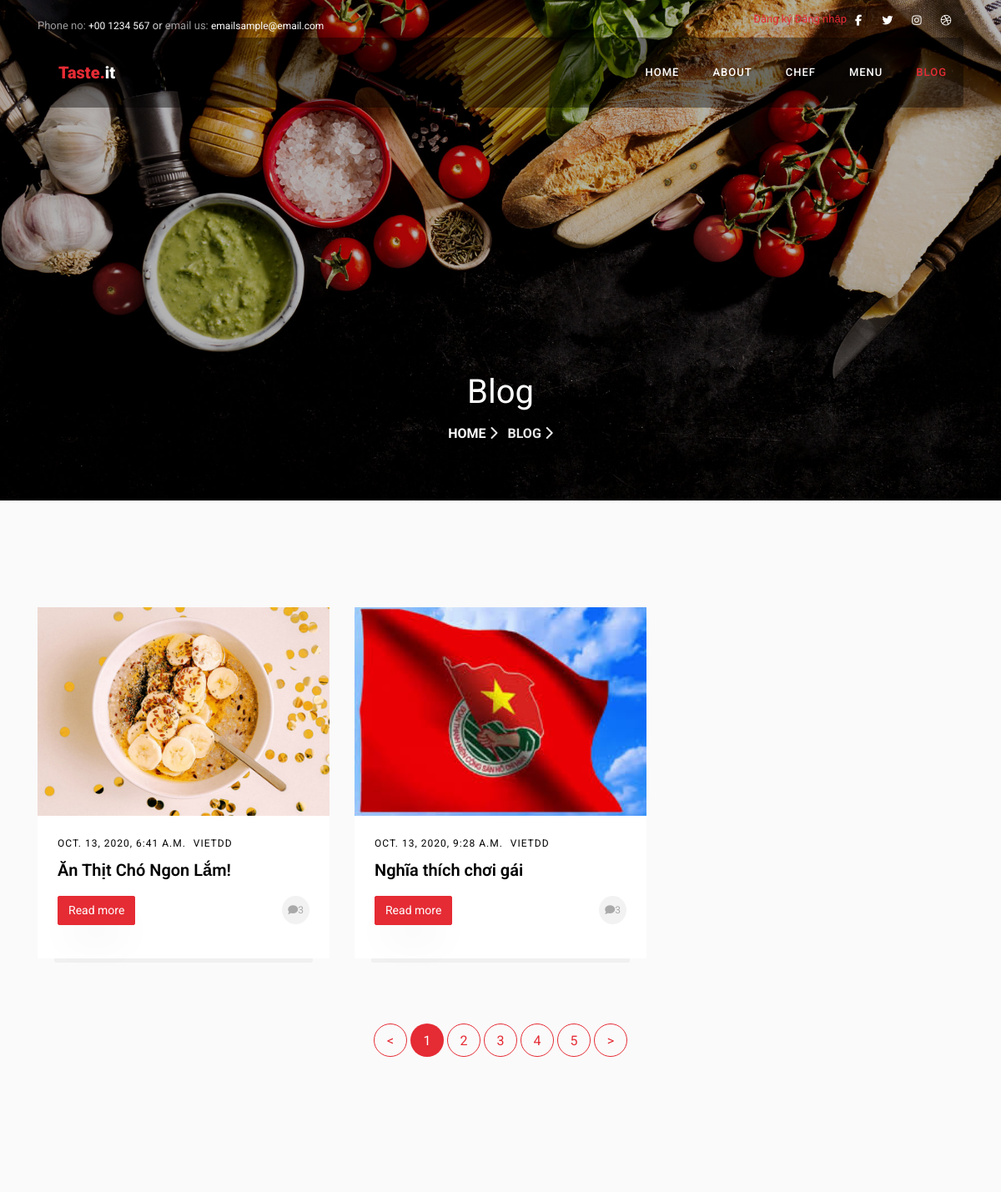
/blog (upper part), run on an earlier commit of the app's database.
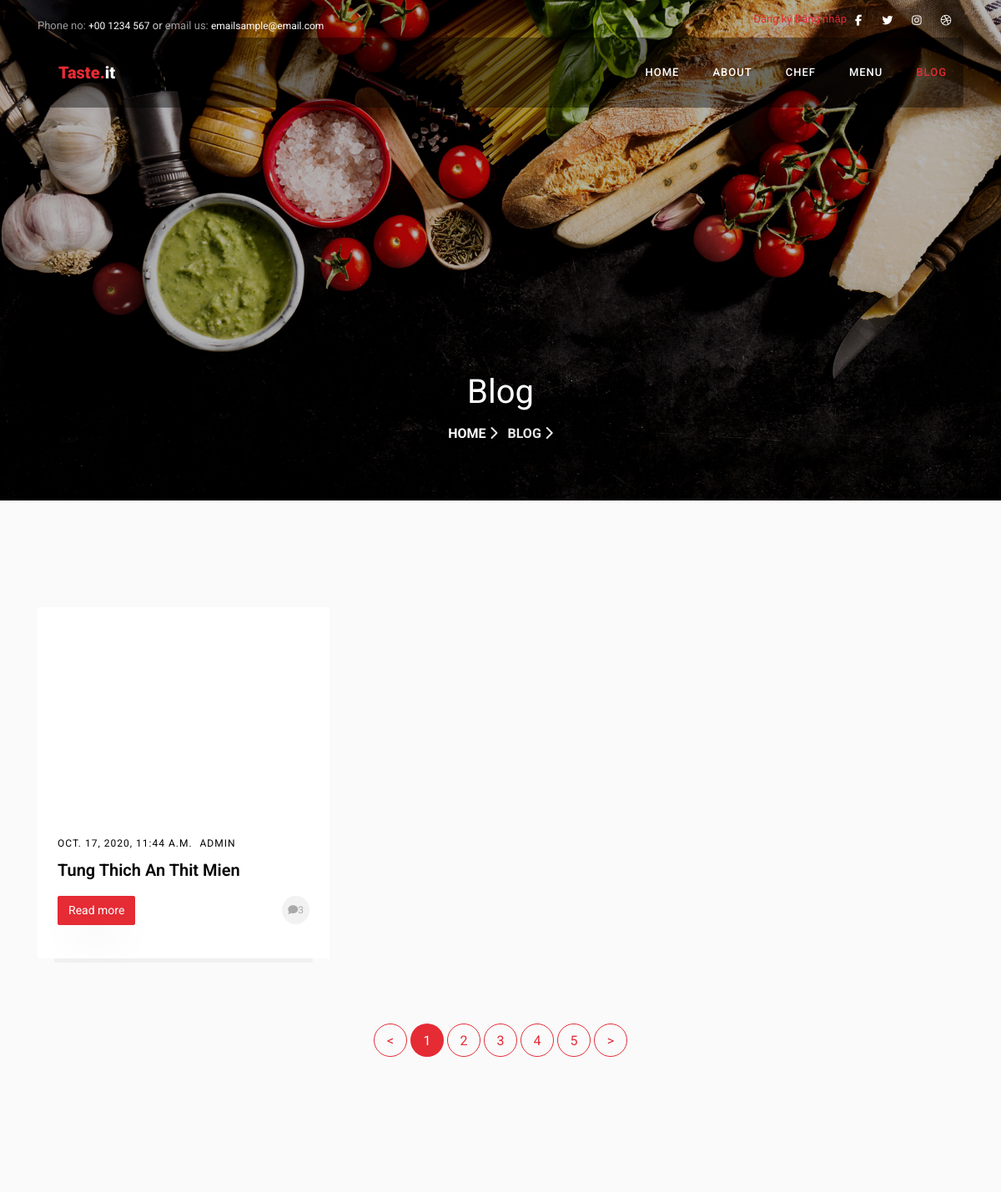
And on a later commit of the database.
### home/models.py (models this page shows)
class Blog(models.Model):
    nameBlog = models.CharField(max_length=100)
    posterBlog = models.ForeignKey(settings.AUTH_USER_MODEL, on_delete=models.CASCADE)
    titleBlog = models.CharField(max_length=100)
    contentBlog = models.TextField()
    avatarBlog = models.ImageField(upload_to='images/blogs/')
    timePost = models.DateTimeField(auto_now_add=True)
    updatedPost = models.DateTimeField(auto_now=True)

### home/views.py (the view)
# urls.py: path('blog', views.blog),
def blog(request):
    DataBlogs = {'Blogs': Blog.objects.all()}
    return render(request, 'pages/blog.html', DataBlogs)

### home/templates/pages/blog.html (shortened to what this page needs)
<!DOCTYPE html>
<html lang="en">
<head>
    {% load static %}
    <link rel="stylesheet" href="https://stackpath.bootstrapcdn.com/font-awesome/4.7.0/css/font-awesome.min.css">
    <link rel="stylesheet" href="{% static 'css/animate.css'%}">
    <link rel="stylesheet" href="{% static 'css/owl.carousel.min.css'%}">
    <link rel="stylesheet" href="{% static 'css/owl.theme.default.min.css'%}">
    <link rel="stylesheet" href="{% static 'css/magnific-popup.css'%}">
    <link rel="stylesheet" href="{% static 'css/bootstrap-datepicker.css'%}">
    <link rel="stylesheet" href="{% static 'css/jquery.timepicker.css'%}">
    <link rel="stylesheet" href="{% static 'css/flaticon.css'%}">
    <link rel="stylesheet" href="{% static 'css/style.css'%}">
</head>
<body>
    <div class="wrap">
        <div class="container">
            <div class="row justify-content-between">
                <div class="col-12 col-md d-flex align-items-center">
                    <p class="mb-0 phone"><span class="mailus">Phone no:</span> <a href="#">+00 1234 567</a> or <span class="mailus">email us:</span> <a href="#">emailsample@email.com</a></p>
                </div>
                <div class="col-12 col-md d-flex justify-content-md-end">
                    <p class="mb-0">{% if user.username %}
                        <p>Xin chào {{user.username}}</p>
                        <p><a href="/logout" url 'logout' %} ">Đăng xuất</a></p>
      {% else %}
        <p><a href="/register " url 'register' %}">Đăng ký</a>|<a href="/login" url 'login' %} ">Đăng nhập</a></p>
      {% endif %}</p>
      <div class="social-media ">
       <p class="mb-0 d-flex ">
        <a href="# " class="d-flex align-items-center justify-content-center "><span class="fa fa-facebook "><i class="sr-only ">Facebook</i></span></a>
        <a href="# " class="d-flex align-items-center justify-content-center "><span class="fa fa-twitter "><i class="sr-only ">Twitter</i></span></a>
        <a href="# " class="d-flex align-items-center justify-content-center "><span class="fa fa-instagram "><i class="sr-only ">Instagram</i></span></a>
        <a href="# " class="d-flex align-items-center justify-content-center "><span class="fa fa-dribbble "><i class="sr-only ">Dribbble</i></span></a>
      </p>
    </div>
  </div>
</div>
</div>
</div>
<nav class="navbar navbar-expand-lg navbar-dark ftco_navbar bg-dark ftco-navbar-light " id="ftco-navbar ">
 <div class="container ">
   <a class="navbar-brand " href=" ">Taste.<span>it</span></a>
   <div class="collapse navbar-collapse " id="ftco-nav ">
     <ul class="navbar-nav ml-auto ">
      <li class="nav-item "><a href="/home" class="nav-link ">Home</a></li>
      <li class="nav-item "><a href="/about " class="nav-link ">About</a></li>
      <li class="nav-item "><a href="/chef " class="nav-link ">Chef</a></li>
      <li class="nav-item "><a href="/menu " class="nav-link ">Menu</a></li>
      <li class="nav-item active "><a href="/blog " class="nav-link ">Blog</a></li>
    </ul>
  </div>
</div>
</nav>
<section class="hero-wrap hero-wrap-2 " style="background-image: url({% static 'images/bg_5.jpg'%}); " data-stellar-background-ratio="0.5 ">
  <div class="overlay "></div>
  <div class="container ">
    <div class="row no-gutters slider-text align-items-end justify-content-center ">
      <div class="col-md-9 ftco-animate text-center mb-5 ">
        <h1 class="mb-2 bread ">Blog</h1>
        <p class="breadcrumbs "><span class="mr-2 "><a href=" ">Home <i class="fa fa-chevron-right "></i></a></span> <span>Blog <i class="fa fa-chevron-right "></i></span></p>
      </div>
    </div>
  </div>
</section>
<section class="ftco-section bg-light ">
 <div class="container ">
  <div class="row ">
    {%for blog in Blogs%}
    <div class="col-md-4 ftco-animate ">
      <div class="blog-entry ">
        <a href="blog-single.html " class="block-20 " style="background-image: url({{blog.avatarBlog.url}}); ">
        </a>
        <div class="text px-4 pt-3 pb-4 ">
          <div class="meta ">
            <div><a href="# ">{{blog.timePost}}</a></div>
            <div><a href="# ">{{blog.posterBlog}}</a></div>
          </div>
          <h3 class="heading "><a href="# ">{{blog.titleBlog}}</a></h3>
          <p class="clearfix ">
            <a href="/blog/{{blog.id}} " class="float-left read btn btn-primary ">Read more</a>
            <a href="# " class="float-right meta-chat "><span class="fa fa-comment "></span>3</a>
          </p>
        </div>
      </div>
    </div>
    {%endfor%}
  </div>
  <div class="row no-gutters my-5 ">
    <div class="col text-center ">
      <div class="block-27 ">
        <ul>
          <li><a href="# ">&lt;</a></li>
          <li class="active "><span>1</span></li>
          <li><a href="# ">2</a></li>
          <li><a href="# ">3</a></li>
          <li><a href="# ">4</a></li>
          <li><a href="# ">5</a></li>
          <li><a href="# ">&gt;</a></li>
        </ul>
      </div>
    </div>
  </div>
</div>
</section>
</body>
</html>

What changed in the data, as far as the page shows it:
removed Blog: avatarBlog (picture), timePost "OCT. 13, 2020, 6:41 A.M.", posterBlog "VIETDD", titleBlog "Ăn Thịt Chó Ngon Lắm!"
removed Blog: avatarBlog (picture), timePost "OCT. 13, 2020, 9:28 A.M.", posterBlog "VIETDD", titleBlog "Nghĩa thích chơi gái"
added Blog: timePost "OCT. 17, 2020, 11:44 A.M.", posterBlog "ADMIN", titleBlog "Tung Thich An Thit Mien"
